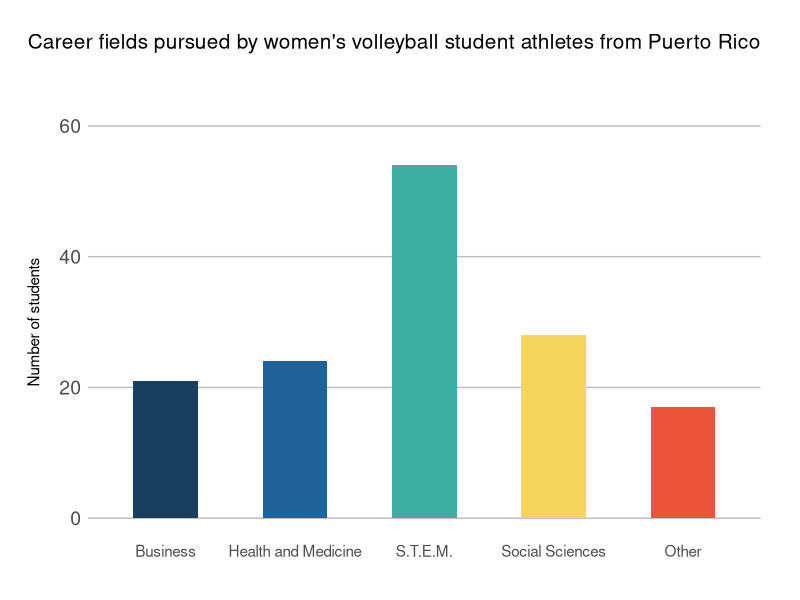
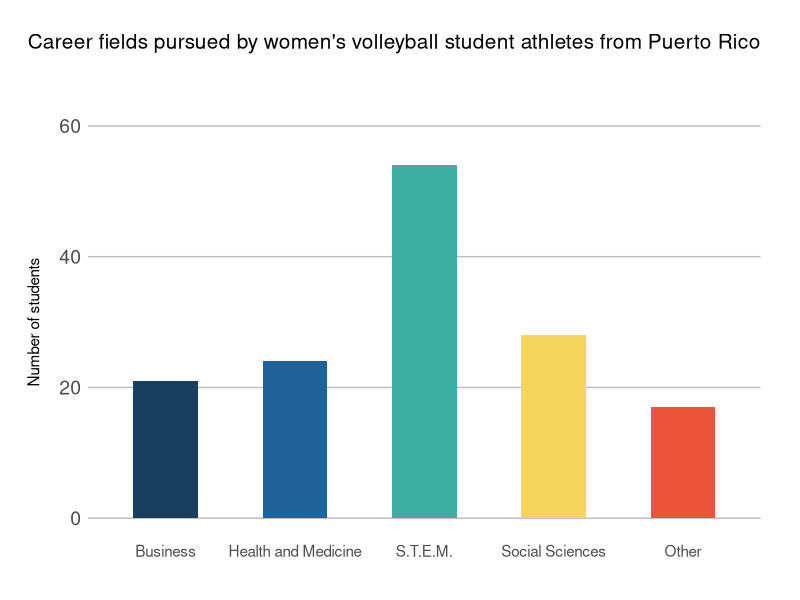

Source code (R) for these figures, in order:
library(ggplot2)
library(scales)
major_cats_df <- read.csv("major_cat_counts.csv")
theme_plot <- function(...) {
  # theme_minimal() +
  theme( 
    axis.title.x = element_blank(),
    # axis.title.y = element_blank(),
    axis.title.y = element_text(vjust=4),
    axis.ticks = element_blank(),
    axis.text.x = element_text(size = 11),
    axis.text.y = element_text(size = 14), 
    panel.grid.major.x = element_blank(),
    # panel.grid.major.y = element_blank(),
    panel.grid.major.y = element_line(colour = "gray75"),
    panel.grid.minor = element_blank(), 
    # text = element_text(size=16), 
    plot.title = element_text(hjust = 1, vjust = 10, size = 15), 
    # plot.subtitle = element_text(hjust = -0.12, vjust = 10, , color = "orange"),
    plot.margin = unit(c(2,1,1,1), "cm"),
    panel.background = element_rect(fill = 'white', color = "white"),
    # plot.background = element_rect(fill = 'gray95'),
    panel.border = element_blank(),
    legend.position = "none"
  )
}

# Reorder major categories factor so that it plots the bars in the order I want
# https://stackoverflow.com/questions/5208679/order-bars-in-ggplot2-bar-graph
major_cats_df$Major_Cat <- factor(major_cats_df$Major_Cat, levels = c("Business", "Health and Medicine", "S.T.E.M.", "Social Sciences", "Other"))
colorPalette <- c("#173F5F", "#20639B", "#3CAEA3", "#F6D55C", "#ED553B")

p <- ggplot(major_cats_df) + geom_bar(aes(x=Major_Cat, y = PlayerCount, fill = Major_Cat), stat = "identity", width=0.5, position = position_dodge(width=0.8)) + 
     scale_y_continuous(limits = c(0, 60)) + 
     scale_fill_manual(values=colorPalette) +
     # geom_text(aes(label = paste(number_of_conferences, " / ", number_of_total_conferences), x=division, y = percent_of_conferences), position = position_dodge(width = 0.75), vjust = -0.6, colour = "cornflowerblue", size = 4) + 
     theme_plot() + 
     # theme(axis.title.x = element_blank(), axis.title.y = element_blank(), axis.ticks = element_blank(), panel.grid.major = element_blank(), panel.grid.minor = element_blank(), text = element_text(size=16), plot.title = element_text(hjust = -0.3, vjust = 15), plot.margin = unit(c(2,1,1,1), "cm")) + 
     ggtitle(label = "Career fields pursued by women's volleyball student athletes from Puerto Rico") + 
     ylab("Number of students")
print(p)
ggsave(filename = "major_categories.png", width = 8, height = 4.3, device = "png", units = "in")